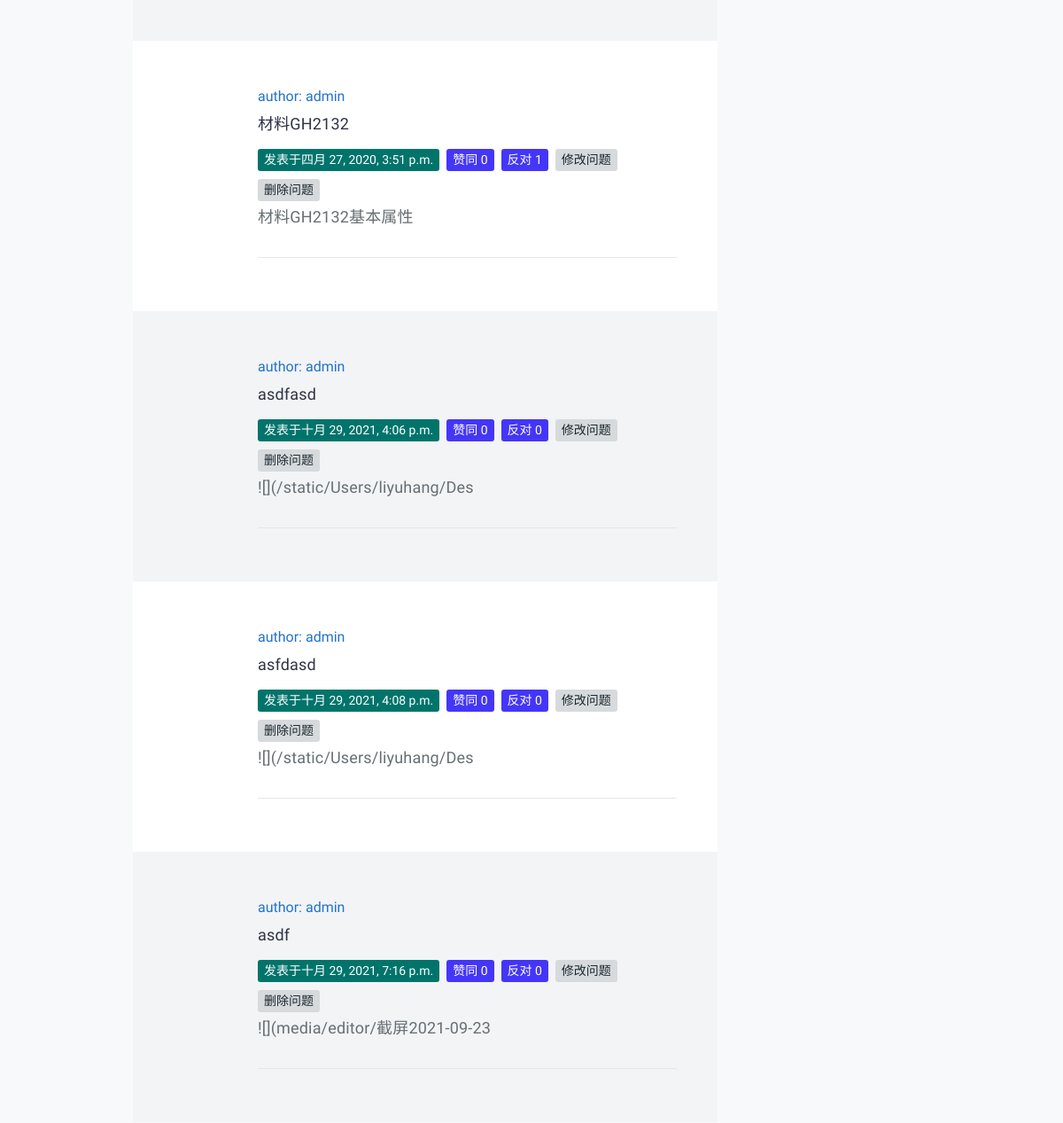
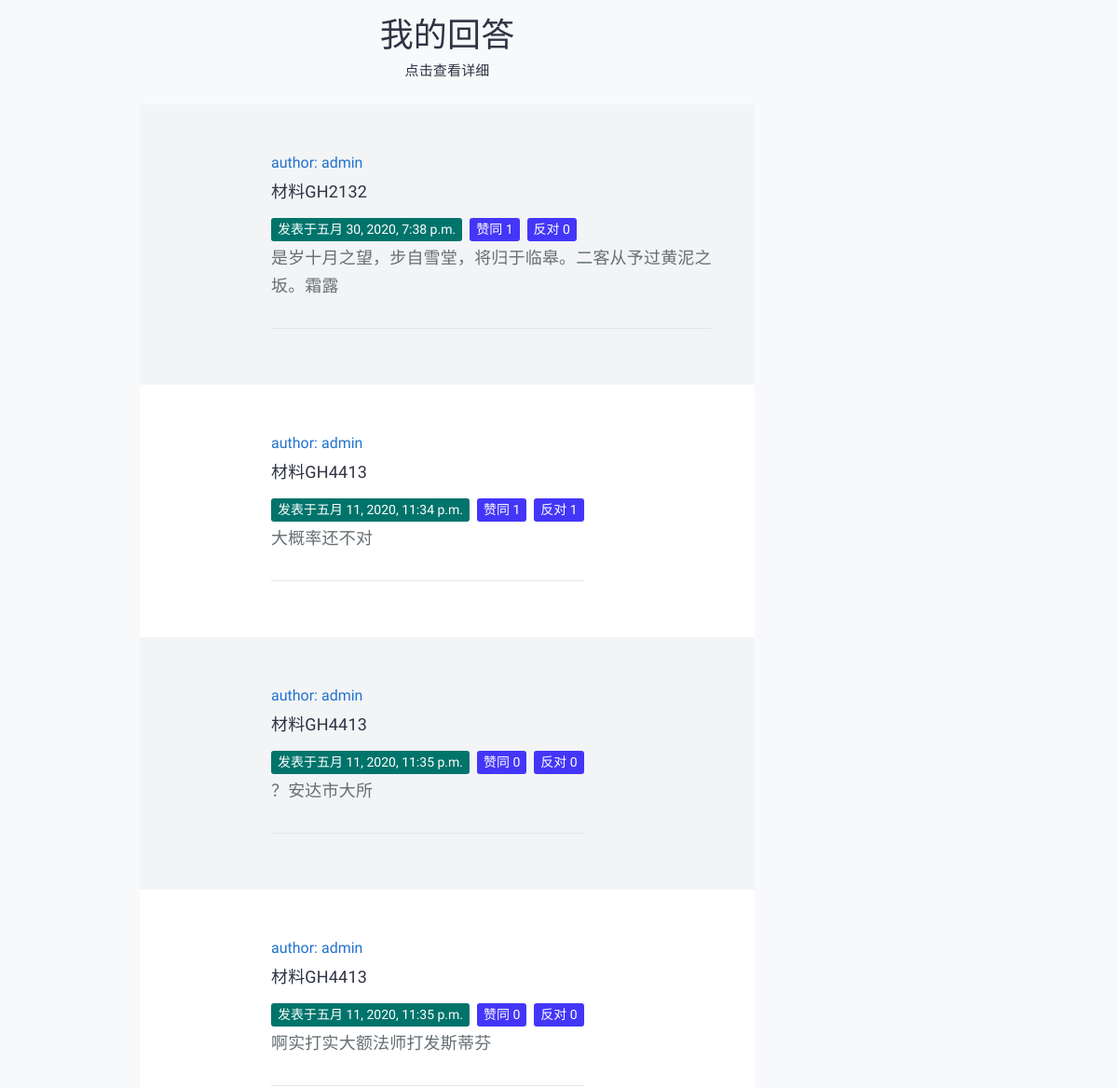
The page /question/my_questions/ (signed in, middle part) on the database as committed earlier (2 pictures, top to bottom).
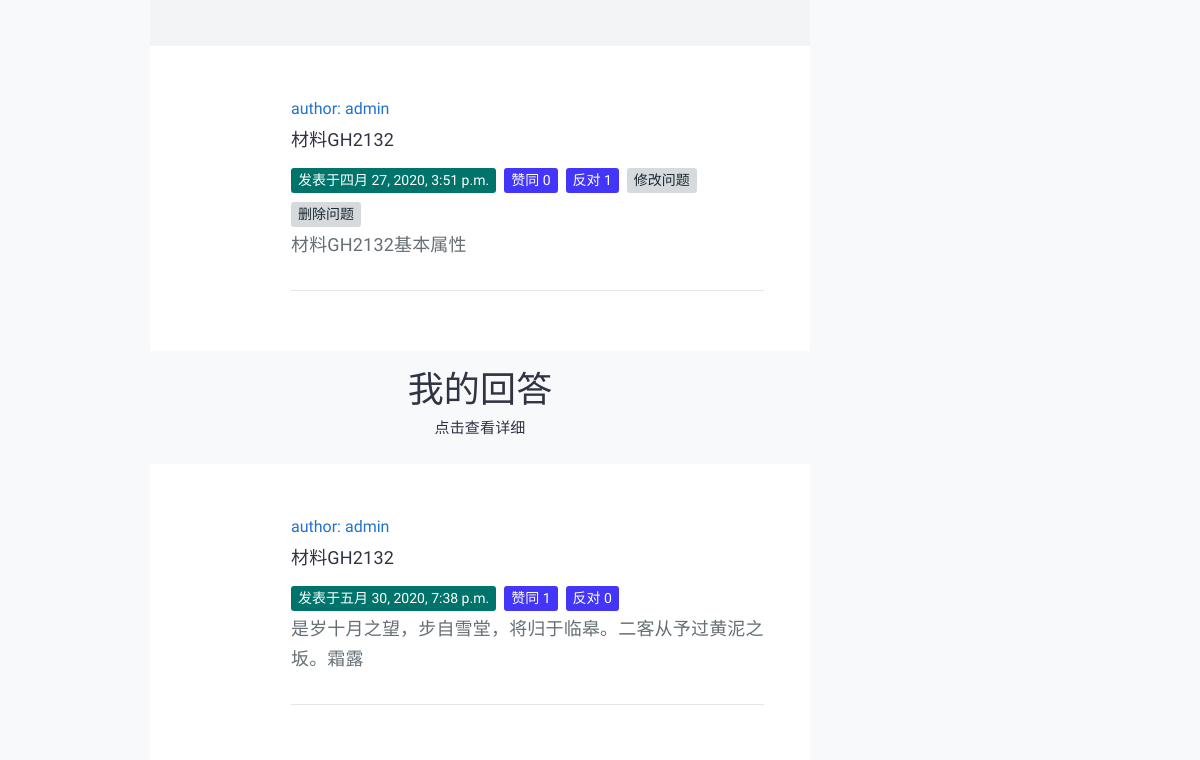
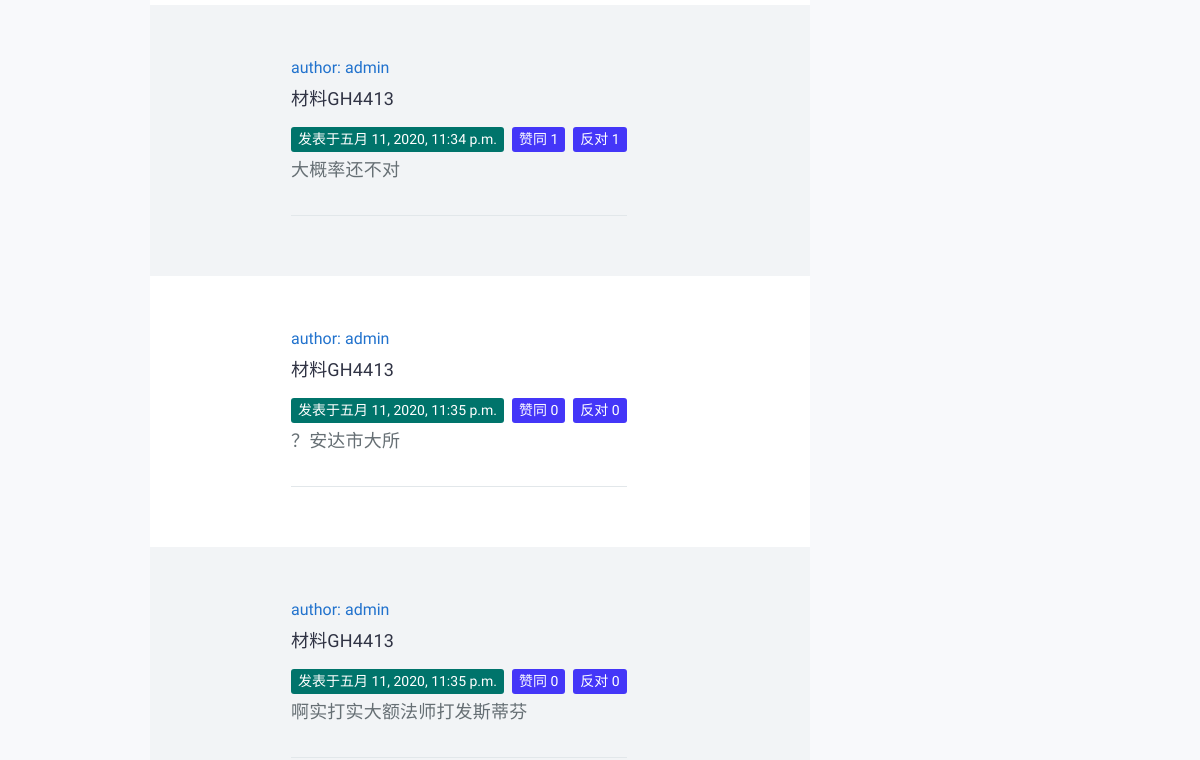
The same page on the database as committed later (2 pictures, top to bottom).
### QuestionApp/models.py (models this page shows, shortened)
class Question(models.Model):
    user = models.ForeignKey(User, verbose_name='提问者', related_name='questions', on_delete=models.CASCADE)
    questionTitle = models.CharField('问题标题', max_length=40, unique=True, blank=False)
    questionCategory = models.ForeignKey('CategoryApp.Category', verbose_name='板块名称', on_delete=models.CASCADE)
    questionDescription = models.TextField('详细描述')
    created = models.DateTimeField(default=timezone.now, verbose_name='发布日期')
    publishDate = models.DateTimeField(auto_now=True, verbose_name='更新日期')
    goodNum = models.IntegerField(default=0, verbose_name='赞数')
    badNum = models.IntegerField(default=0, verbose_name='反对数')
    grade = models.IntegerField(default=0, verbose_name='综合质量')
    collect = models.ManyToManyField(User, related_name='collect_question', verbose_name='收藏', blank=True)
    users_like = models.ManyToManyField(User, related_name="questions_like", blank=True)
    users_unlike = models.ManyToManyField(User, related_name="questions_unlike", blank=True)
    views = models.IntegerField(default=0, verbose_name="阅读次数")

### AnswerApp/models.py (models this page shows, shortened)
class AnswerModel(models.Model):
    author = models.ForeignKey(User, related_name='answers', verbose_name='回答者', on_delete=models.CASCADE)
    question = models.ForeignKey('QuestionApp.Question', related_name='answers',
                                 verbose_name='问题', on_delete=models.CASCADE)
    pub_date = models.DateTimeField(auto_now=True, verbose_name='回答时间')
    answer_text = models.TextField(verbose_name='回答内容')
    goodNum = models.IntegerField(default=0, verbose_name='赞数')
    badNum = models.IntegerField(default=0, verbose_name='反对数')
    grade = models.IntegerField(default=0, verbose_name='综合质量')
    collect = models.ManyToManyField(User, related_name='collect_answer', verbose_name='收藏')
    user_like_answer = models.ManyToManyField(User, related_name='answers_like', blank=True)
    user_unlike_answer = models.ManyToManyField(User, related_name='answers_unlike', blank=True)
    class Meta:
        ordering = ("-grade",)

### QuestionApp/views.py (the view)
# urls.py: path('my_questions/', views.my_questions, name='my_questions'),
def my_questions(request):
    username = request.user.username
    is_logged_in = True
    context = {
        'username': username,
        'is_logged_in': is_logged_in,
    }
    questions = request.user.questions.all()
    answers = request.user.answers.all()
    context['questions'] = questions
    context['answers'] = answers
    return render(request, 'question/my_questions.html', context)

### templates/question/my_questions.html (shortened to what this page needs)
{% extends "index.html" %}
{% load static %}
{% block content %}
<div class="col-sm-9">
    <main id="tt-pageContent" class="tt-offset-small">
        <div class="container">
            <div class="tt-topic-list">
                {% for question in questions %}
                <div class="tt-item">
                    <div class="tt-single-topic">
                        <div class="tt-item-header pt-noborder">
                            <div class="tt-item-header info-top">
                                <div class="tt-avater-title">
                                    <a href="#">author: {{ question.user }}</a>
                                </div>
                                <div class="tt-item-title">
                                    <a href="../{{question.id}}">{{question.questionTitle}}</a>
                                </div>
                                <div class="tt-item-tag">
                                    <ul class="tt-list-badge">
                                        <li><a href="#"><span
                                                    class="tt-color09 tt-badge">发表于{{ question.created }}</span></a></li>
                                        <li><a href="#"><span class="tt-color02 tt-badge">赞同 {{ question.goodNum }}</span></a></li>
                                        <li><a href="#"><span class="tt-color02 tt-badge">反对 {{ question.badNum }}</span></a></li>
                                        <li><a href="{%  url 'question:redit_question' question_id=question.id %}"><span class="tt-badge">修改问题</span> </a> </li>
                                        <li><a href="{%  url 'question:delete_question' question_id=question.id %}"><span class="tt-badge">删除问题</span> </a> </li>
                                    </ul>
                                </div>
                                <div class="tt-item-title">
                                    <p>{{ question.questionDescription | truncatechars:"30"}}</p>
                                </div>
                            </div>
                        </div>
                    </div>
                </div>
                {% endfor %}
            <div class="tt-list-header">
                    <div class="tt-col-topic text-center">
                        <h1>我的回答</h1>
                        <p>点击查看详细</p>
                    </div>
                </div>
                {% for answer in answers %}
                <div class="tt-item">
                    <div class="tt-single-topic">
                        <div class="tt-item-header pt-noborder">
                            <div class="tt-item-header info-top">
                                <div class="tt-avater-title">
                                    <a href="#">author: {{ answer.author }}</a>
                                </div>
                                <div class="tt-item-title">
                                    <a href="../{{answer.question.id}}">{{answer.question.questionTitle}}</a>
                                </div>
                                <div class="tt-item-tag">
                                    <ul class="tt-list-badge">
                                        <li><a href="#"><span
                                                    class="tt-color09 tt-badge">发表于{{ answer.pub_date }}</span></a></li>
                                        <li><a href="#"><span class="tt-color02 tt-badge">赞同 {{ answer.goodNum }}</span></a></li>
                                        <li><a href="#"><span class="tt-color02 tt-badge">反对 {{ answer.badNum }}</span></a></li>
                                    </ul>
                                </div>
                                <div class="tt-item-title">
                                    <p>{{ answer.answer_text | truncatechars:"30"}}</p>
                                </div>
                            </div>
                        </div>
                    </div>
                </div>
                {% endfor %}
            </div>
        </div>
    </main>
</div>
{% endblock %}

Rows that differ between the two databases and show on the page:
removed Question: user "admin", questionTitle "asdfasd", created "十月 29, 2021, 4:06 p.m.", goodNum "0", badNum "0", questionDescription "![](/static/Users/liyuhang/Des"
removed Question: user "admin", questionTitle "asfdasd", created "十月 29, 2021, 4:08 p.m.", goodNum "0", badNum "0", questionDescription "![](/static/Users/liyuhang/Des"
removed Question: user "admin", questionTitle "asdf", created "十月 29, 2021, 7:16 p.m.", goodNum "0", badNum "0", questionDescription "![](media/editor/截屏2021-09-23"
